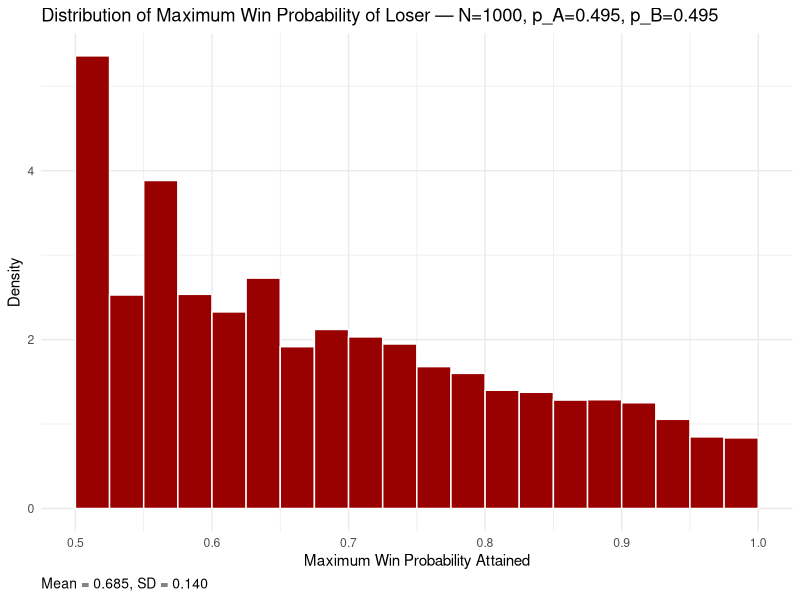
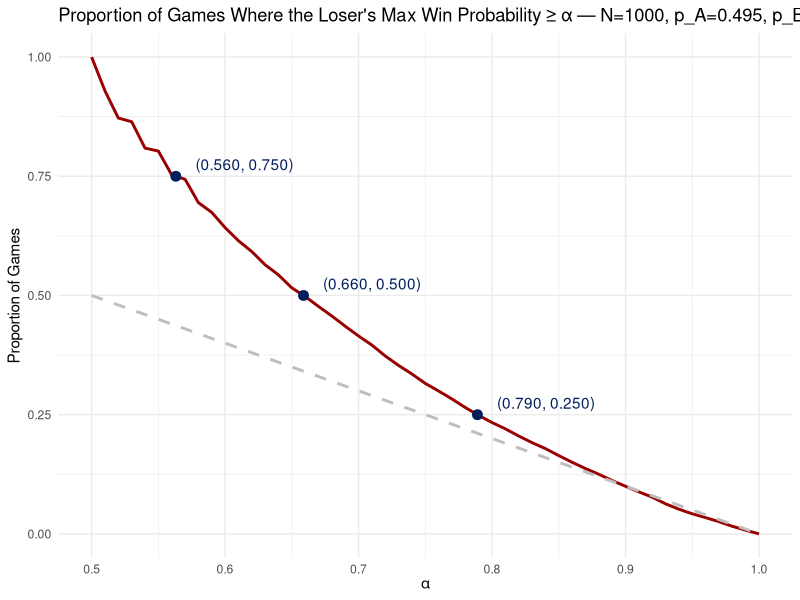
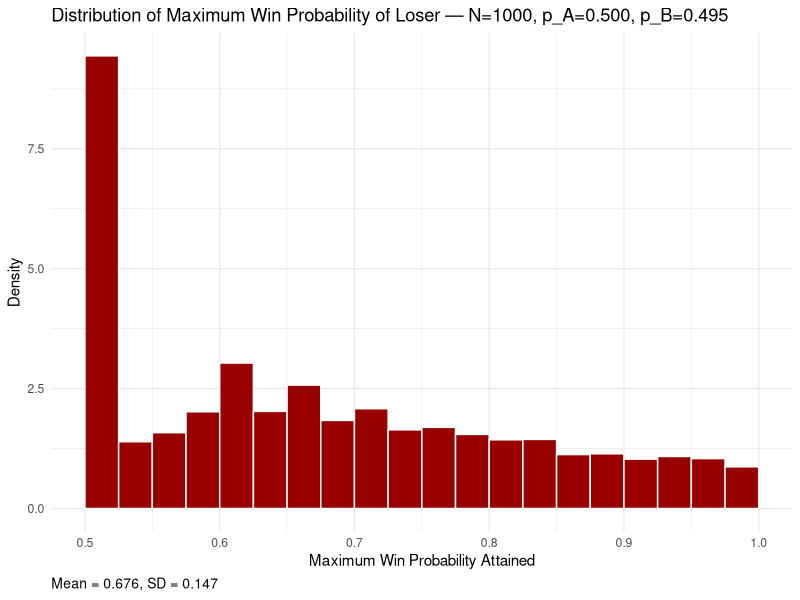
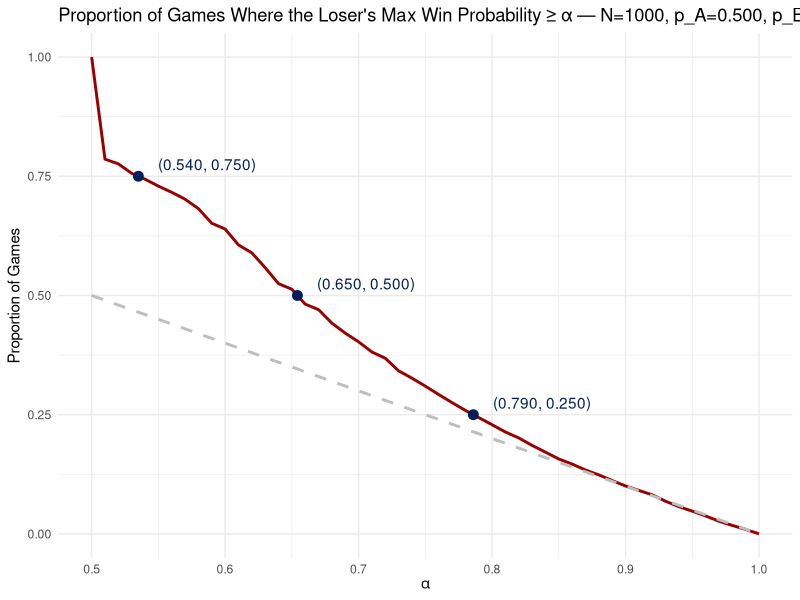
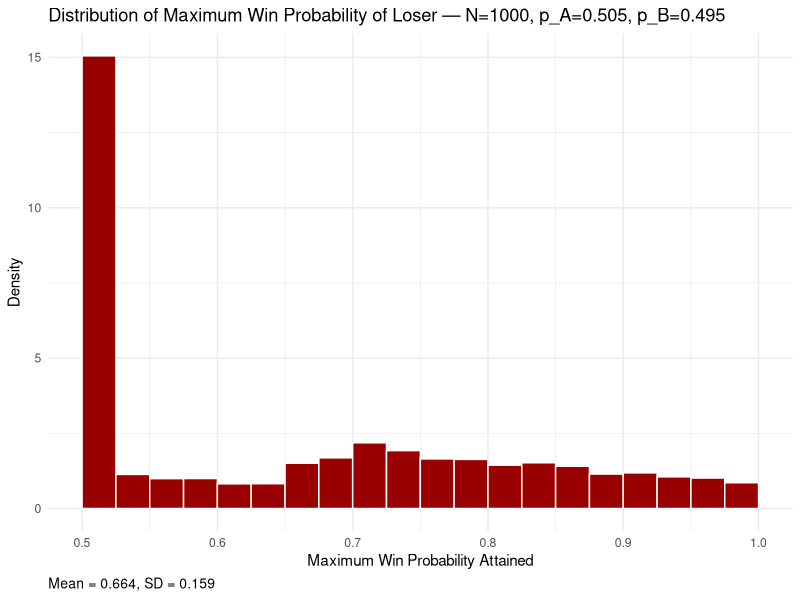
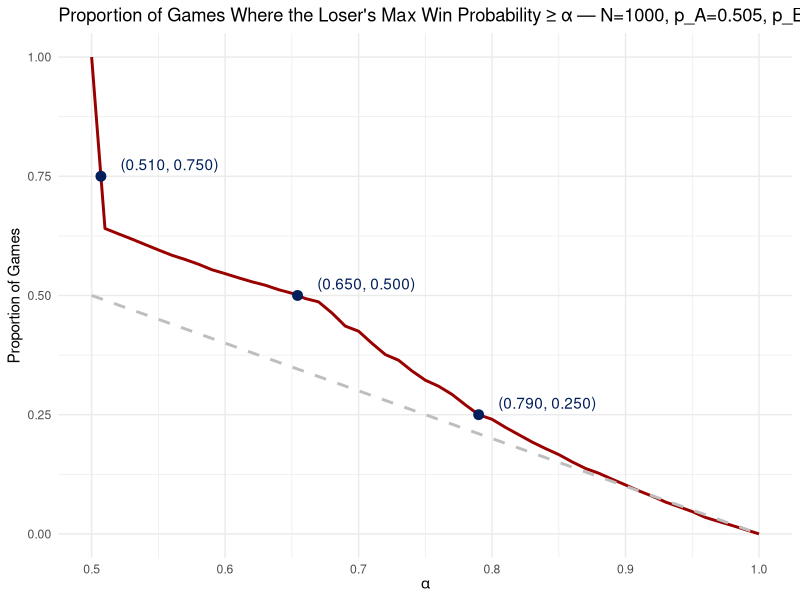
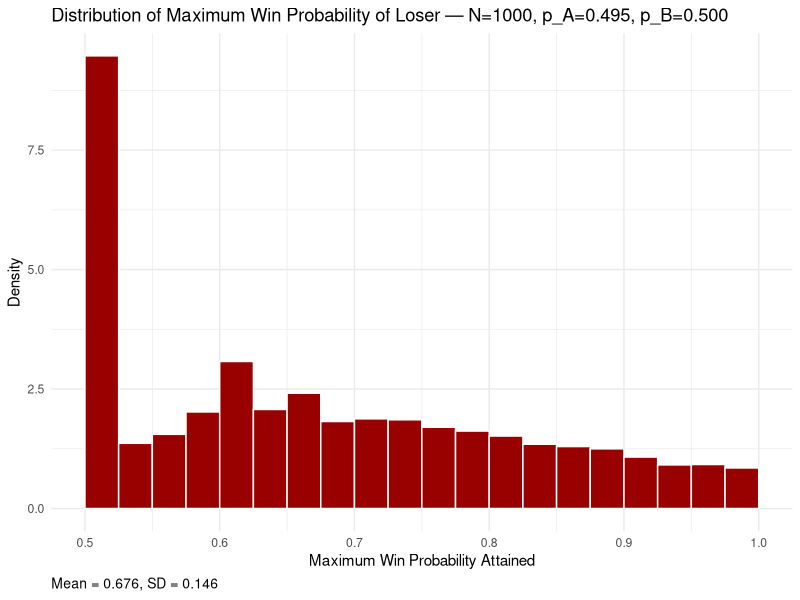
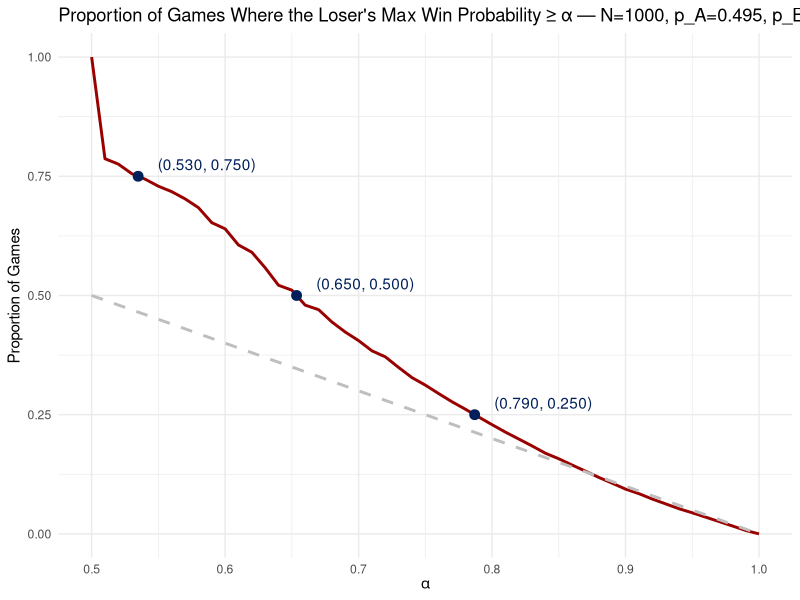

Write R code to recreate these figures, in order.
#################
### LIBRARIES ###
#################

library(ggplot2)
library(pbapply)
utils::globalVariables(c("..density..", "empirical", "alpha", "identity", "alpha_display", "empirical_display"))

##################
### PARAMETERS ###
##################

# Fixed possessions
N = 1000
n_sims = 10000

# Grids for p_A (columns) and p_B (rows)
pA_grid = c(0.495, 0.50, 0.505)
pB_grid = c(0.495, 0.50, 0.505)

# Output directory
out_dir = file.path("nessis2025", "figures")
dir.create(out_dir, recursive = TRUE, showWarnings = FALSE)

# Penn colors
PENN_RED  = "#990000"
PENN_BLUE = "#011f5b"

##################
### FUNCTIONS  ###
##################

# Brownian-limit WP for asymmetric case
win_prob_brownian_asym = function(t_index, d_t, N, pA, pB) {
  n_rem = N - t_index
  if (n_rem <= 0) {
    return(as.numeric(d_t > 0) + 0.5 * as.numeric(d_t == 0))
  }
  mu_step = pA - pB
  var_step = pA * (1 - pA) + pB * (1 - pB)
  mean_S = mu_step * n_rem
  var_S = var_step * n_rem
  if (var_S <= 0) {
    return(as.numeric(d_t + mean_S > 0) + 0.5 * as.numeric(d_t + mean_S == 0))
  }
  stats::pnorm((d_t + mean_S) / sqrt(var_S))
}

# Precompute WP table
precompute_win_probs_asym = function(N, pA, pB) {
  wp_table = array(NA_real_, dim = c(N + 1, 2 * N + 1))
  pb = utils::txtProgressBar(min = 0, max = N, style = 3)
  for (t in 0:N) {
    n_rem = N - t
    for (d in -n_rem:n_rem) {
      wp_table[t + 1, d + N + 1] = win_prob_brownian_asym(t, d, N, pA, pB)
    }
    if (t %% 20 == 0 || t == N) utils::setTxtProgressBar(pb, t)
  }
  close(pb)
  wp_table
}

# Single game simulation
sim_game_asym = function(N, pA, pB, wp_table = NULL) {
  scoresA = scoresB = numeric(N + 1)
  WPs_A = numeric(N + 1)
  a_scores = rbinom(N, 1, pA)
  b_scores = rbinom(N, 1, pB)
  WPs_A[1] = 0.5
  for (t in 1:N) {
    scoresA[t + 1] = scoresA[t] + a_scores[t]
    scoresB[t + 1] = scoresB[t] + b_scores[t]
    d_t = scoresA[t + 1] - scoresB[t + 1]
    if (!is.null(wp_table)) {
      idx = d_t + N + 1
      if (idx >= 1 && idx <= (2 * N + 1)) {
        WPs_A[t + 1] = wp_table[t + 1, idx]
      } else {
        WPs_A[t + 1] = win_prob_brownian_asym(t, d_t, N, pA, pB)
      }
    } else {
      WPs_A[t + 1] = win_prob_brownian_asym(t, d_t, N, pA, pB)
    }
  }
  final_diff = scoresA[N + 1] - scoresB[N + 1]
  if (final_diff == 0) final_diff = sample(c(-1, 1), 1)
  loser = ifelse(final_diff < 0, "A", "B")
  list(WPs_A = WPs_A, loser = loser)
}

# Many sims -> vector of M (loser max WPs)
simulate_max_wp_asym = function(n_sims, N, pA, pB) {
  wp_table = precompute_win_probs_asym(N, pA, pB)
  Mvals = numeric(n_sims)
  pb = utils::txtProgressBar(min = 0, max = n_sims, style = 3)
  for (j in seq_len(n_sims)) {
    game = sim_game_asym(N, pA, pB, wp_table)
    WP_loser = if (game$loser == "A") game$WPs_A else 1 - game$WPs_A
    Mvals[j] = max(WP_loser, na.rm = TRUE)
    if (j %% 10 == 0 || j == n_sims) utils::setTxtProgressBar(pb, j)
  }
  close(pb)
  Mvals
}

# Plot helpers
plot_histogram = function(M, N, pA, pB, out_path) {
  df = data.frame(M = M)
  mean_M = mean(df$M, na.rm = TRUE)
  sd_M = stats::sd(df$M, na.rm = TRUE)
  p_hist = ggplot(df, aes(M)) +
    geom_histogram(aes(y = ..density..), boundary = 0.5, closed = "left",
                   binwidth = 0.025, fill = PENN_RED, color = "white") +
    coord_cartesian(xlim = c(0.5, 1)) +
    labs(title = sprintf("Distribution of Maximum Win Probability of Loser — N=%d, p_A=%.3f, p_B=%.3f", N, pA, pB),
         x = "Maximum Win Probability Attained", y = "Density",
         caption = sprintf("Mean = %.3f, SD = %.3f", mean_M, sd_M)) +
    theme_minimal() +
    theme(plot.caption = element_text(hjust = 0, size = 10))
  ggsave(out_path, p_hist, width = 8, height = 4, dpi = 300)
}

plot_threshold = function(M, N, pA, pB, out_path) {
  alpha_values = seq(0.5, 1, by = 0.01)
  empirical_probs = sapply(alpha_values, function(a) mean(M >= a))
  plot_data = data.frame(alpha = alpha_values,
                         empirical = empirical_probs,
                         identity = 1 - alpha_values)

  # quartiles only
  target_probs = c(0.75, 0.5, 0.25)
  points = data.frame(
    empirical = target_probs,
    alpha = sapply(target_probs, function(p0) {
      idx = which(diff(sign(empirical_probs - p0)) != 0)[1]
      if (is.na(idx)) return(NA_real_)
      x1 = alpha_values[idx]; x2 = alpha_values[idx + 1]
      y1 = empirical_probs[idx] - p0; y2 = empirical_probs[idx + 1] - p0
      x1 - y1 * (x2 - x1) / (y2 - y1)
    })
  )
  points = points[!is.na(points$alpha), ]
  points$alpha_display = round(points$alpha, 2)
  points$empirical_display = round(points$empirical, 2)

  p_thr = ggplot(plot_data, aes(x = alpha)) +
    geom_line(aes(y = empirical), color = PENN_RED, size = 1) +
    geom_line(aes(y = identity), color = "gray", linetype = "dashed", size = 1) +
    geom_point(data = points, aes(x = alpha, y = empirical), color = PENN_BLUE, size = 3) +
    geom_text(data = points[points$alpha == 0.50,],
              aes(x = alpha, y = empirical, label = sprintf("(%.3f, %.3f)", alpha_display, empirical_display)),
              hjust = -0.2, color = PENN_BLUE) +
    geom_text(data = points[points$alpha != 0.50,],
              aes(x = alpha, y = empirical, label = sprintf("(%.3f, %.3f)", alpha_display, empirical_display)),
              hjust = -0.2, vjust = -0.5, color = PENN_BLUE) +
    xlim(0.5, 1) +
    labs(title = sprintf("Proportion of Games Where the Loser's Max Win Probability ≥ α — N=%d, p_A=%.3f, p_B=%.3f", N, pA, pB),
         x = expression(alpha), y = "Proportion of Games") +
    theme_minimal()
  ggsave(out_path, p_thr, width = 8, height = 4, dpi = 300)
}

##################
### EXECUTION  ###
##################

set.seed(20250926)

all_hist = data.frame()
all_thr = data.frame()

for (pB in pB_grid) {
  for (pA in pA_grid) {
    message(sprintf("Simulating N=%d, p_A=%.3f, p_B=%.3f", N, pA, pB))
    Mvals = simulate_max_wp_asym(n_sims, N, pA, pB)

    base = sprintf("%s/asym_N%d_pA%02d_pB%02d", out_dir, N, round(100 * pA), round(100 * pB))
    plot_histogram(Mvals, N, pA, pB, sprintf("%s_hist.png", base))
    plot_threshold(Mvals, N, pA, pB, sprintf("%s_threshold.png", base))

    # accumulate for grids
    all_hist = rbind(all_hist, data.frame(
      M = Mvals,
      pA = factor(sprintf("p_A = %.3f", pA), levels = sprintf("p_A = %.3f", pA_grid), ordered = TRUE),
      pB = factor(sprintf("p_B = %.3f", pB), levels = sprintf("p_B = %.3f", pB_grid), ordered = TRUE)
    ))

    alpha_values = seq(0.5, 1, by = 0.01)
    empirical_probs = sapply(alpha_values, function(a) mean(Mvals >= a))
    all_thr = rbind(all_thr, data.frame(
      alpha = alpha_values,
      empirical = empirical_probs,
      identity = 1 - alpha_values,
      pA = factor(sprintf("p_A = %.3f", pA), levels = sprintf("p_A = %.3f", pA_grid), ordered = TRUE),
      pB = factor(sprintf("p_B = %.3f", pB), levels = sprintf("p_B = %.3f", pB_grid), ordered = TRUE)
    ))
  }
}

# Grid exports: rows = p_B, cols = p_A
if (nrow(all_hist) > 0) {
  hist_grid = ggplot(all_hist, aes(M)) +
    geom_histogram(aes(y = ..density..), boundary = 0.5, closed = "left",
                   binwidth = 0.025, fill = PENN_RED, color = "white") +
    coord_cartesian(xlim = c(0.5, 1)) +
    labs(title = "Distribution of Maximum Win Probability of Loser",
         x = "Maximum Win Probability Attained", y = "Density") +
    theme_minimal() +
    facet_grid(rows = vars(pB), cols = vars(pA)) +
    theme(strip.text = element_text(size = 11), strip.background = ggplot2::element_blank())
  ggsave(file.path(out_dir, "asymmetric_hist_grid.png"), hist_grid, width = 12, height = 8, dpi = 300)
}

if (nrow(all_thr) > 0) {
  thr_grid = ggplot(all_thr, aes(x = alpha)) +
    geom_line(aes(y = empirical), color = PENN_RED, size = 0.9) +
    geom_line(aes(y = identity), color = "gray", linetype = "dashed", size = 0.9) +
    xlim(0.5, 1) +
    labs(title = "Proportion of Games Where the Loser's Max Win Probability ≥ α",
         x = expression(alpha), y = "Proportion of Games") +
    theme_minimal() +
    facet_grid(rows = vars(pB), cols = vars(pA)) +
    theme(strip.text = element_text(size = 11), strip.background = ggplot2::element_blank())

  # add quartile points per facet (0.75, 0.5, 0.25)
  quartiles = c(0.75, 0.5, 0.25)
  pts_list = lapply(split(all_thr, list(all_thr$pB, all_thr$pA), drop = TRUE), function(df) {
    if (nrow(df) == 0) return(NULL)
    alpha_values = df$alpha
    empirical = df$empirical
    out = lapply(quartiles, function(p0) {
      idx = which(diff(sign(empirical - p0)) != 0)[1]
      if (is.na(idx)) return(NULL)
      x1 = alpha_values[idx]; x2 = alpha_values[idx + 1]
      y1 = empirical[idx] - p0; y2 = empirical[idx + 1] - p0
      data.frame(alpha = x1 - y1 * (x2 - x1) / (y2 - y1), empirical = p0,
                 pB = df$pB[1], pA = df$pA[1])
    })
    do.call(rbind, out)
  })
  pts_df = do.call(rbind, pts_list)
  if (!is.null(pts_df) && nrow(pts_df) > 0) {
    thr_grid = thr_grid +
      geom_point(data = pts_df, aes(x = alpha, y = empirical), color = PENN_BLUE, size = 2) +
      geom_text(data = pts_df,
                aes(x = alpha, y = empirical,
                    label = sprintf("(%.2f, %.2f)", alpha, empirical)),
                hjust = -0.2, vjust = -0.5, color = PENN_BLUE, size = 3)
  }

  ggsave(file.path(out_dir, "asymmetric_threshold_grid.png"), thr_grid, width = 12, height = 8, dpi = 300)
}
